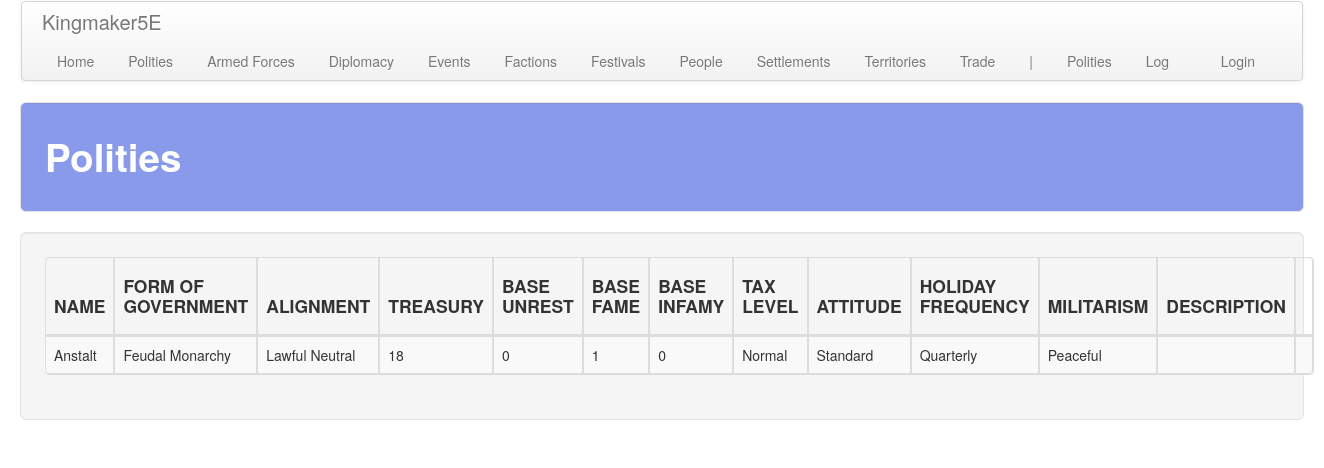
The app's page /polity/, older data.
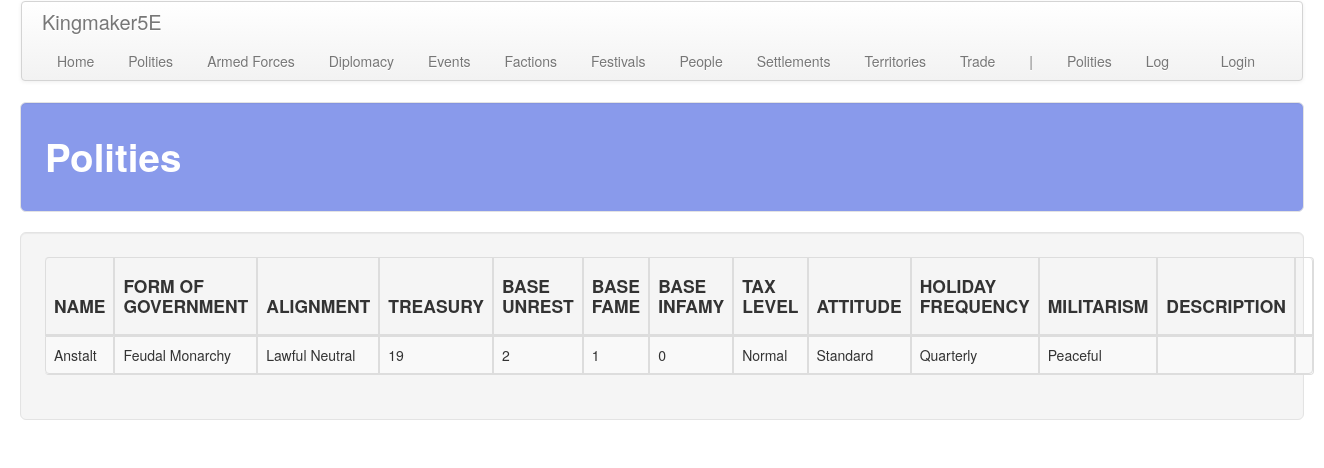
The same page, newer data.
### polity/models.py (models this page shows, shortened)
class Polity(models.Model):
    name = models.CharField(max_length=default_max_length)
    government = models.ForeignKey(
        Government, on_delete=models.CASCADE,
        related_name='polity', related_query_name='polity')
    alignment_lc = models.ForeignKey(
        AlignmentLC, on_delete=models.CASCADE,
        related_name='polity', related_query_name='polity')
    alignment_ge = models.ForeignKey(
        AlignmentGE, on_delete=models.CASCADE,
        related_name='polity', related_query_name='polity')
    treasury = models.IntegerField(default=0)
    unrest = models.IntegerField(default=0)
    fame = models.IntegerField(default=0)
    infamy = models.IntegerField(default=0)
    desc = models.TextField(default="", blank=True)
    tax_edict = models.ForeignKey(
        'core.TaxEdict', on_delete=models.CASCADE,
        related_name='polity', related_query_name='polity')
    promotion_edict = models.ForeignKey(
        'core.PromotionEdict', on_delete=models.CASCADE,
        related_name='polity', related_query_name='polity')
    holiday_edict = models.ForeignKey(
        'core.HolidayEdict', on_delete=models.CASCADE,
        related_name='polity', related_query_name='polity')
    recruitment_edict = models.ForeignKey(
        'core.RecruitmentEdict', on_delete=models.CASCADE,
        related_name='polity', related_query_name='polity')
    ruler_attribute_1 = models.ForeignKey(
        Attribute, on_delete=models.SET_NULL, null=True, blank=True,
        related_name='polity_ruler_1', related_query_name='polity_ruler_1')
    ruler_attribute_2 = models.ForeignKey(
        Attribute, on_delete=models.SET_NULL, null=True, blank=True,
        related_name='polity_ruler_2', related_query_name='polity_ruler_2')
    ruler_attribute_3 = models.ForeignKey(
        Attribute, on_delete=models.SET_NULL, null=True, blank=True,
        related_name='polity_ruler_3', related_query_name='polity_ruler_3')
    spymaster_attribute = models.ForeignKey(
        Attribute, on_delete=models.SET_NULL, null=True, blank=True,
        related_name='polity_spymaster', related_query_name='polity_spymaster')

class Government(models.Model):
    name = models.CharField(max_length=default_max_length)
    desc = models.TextField(default="", blank=True)
    eco_bonus = models.IntegerField(default=0)
    loy_bonus = models.IntegerField(default=0)
    sta_bonus = models.IntegerField(default=0)
    fam_bonus = models.IntegerField(default=0)
    inf_bonus = models.IntegerField(default=0)
    cor_bonus = models.IntegerField(default=0)
    cri_bonus = models.IntegerField(default=0)
    law_bonus = models.IntegerField(default=0)
    lor_bonus = models.IntegerField(default=0)
    pro_bonus = models.IntegerField(default=0)
    soc_bonus = models.IntegerField(default=0)

class AlignmentLC(models.Model):
    name = models.CharField(max_length=default_max_length)
    eco_bonus = models.IntegerField(default=0)
    loy_bonus = models.IntegerField(default=0)
    sta_bonus = models.IntegerField(default=0)
    fam_bonus = models.IntegerField(default=0)
    inf_bonus = models.IntegerField(default=0)
    cor_bonus = models.IntegerField(default=0)
    cri_bonus = models.IntegerField(default=0)
    law_bonus = models.IntegerField(default=0)
    lor_bonus = models.IntegerField(default=0)
    pro_bonus = models.IntegerField(default=0)
    soc_bonus = models.IntegerField(default=0)

class AlignmentGE(models.Model):
    name = models.CharField(max_length=default_max_length)
    eco_bonus = models.IntegerField(default=0)
    loy_bonus = models.IntegerField(default=0)
    sta_bonus = models.IntegerField(default=0)
    fam_bonus = models.IntegerField(default=0)
    inf_bonus = models.IntegerField(default=0)
    cor_bonus = models.IntegerField(default=0)
    cri_bonus = models.IntegerField(default=0)
    law_bonus = models.IntegerField(default=0)
    lor_bonus = models.IntegerField(default=0)
    pro_bonus = models.IntegerField(default=0)
    soc_bonus = models.IntegerField(default=0)

### core/models.py (models this page shows, shortened)
class TaxEdict(models.Model):
    tax_level = models.CharField(max_length=default_max_length)
    revenue_divisor = models.FloatField()
    eco_bonus = models.IntegerField()
    loy_bonus = models.IntegerField()

class PromotionEdict(models.Model):
    attitude = models.CharField(max_length=default_max_length)
    hex_claims = models.IntegerField()
    eco_bonus = models.IntegerField()
    loy_bonus = models.IntegerField()
    sta_bonus = models.IntegerField()
    con_bonus = models.IntegerField()
    con_dice = models.IntegerField(null=True, blank=True)

class HolidayEdict(models.Model):
    frequency = models.CharField(max_length=default_max_length)
    eco_bonus = models.IntegerField()
    loy_bonus = models.IntegerField()
    con_bonus = models.IntegerField()
    con_dice = models.IntegerField(null=True, blank=True)

class RecruitmentEdict(models.Model):
    militarism = models.CharField(max_length=default_max_length)
    manpower_mult = models.FloatField()
    elites_mult = models.FloatField()
    fam_bonus = models.IntegerField()
    inf_bonus = models.IntegerField()
    def_bonus = models.IntegerField()
    eco_bonus = models.IntegerField()
    soc_bonus = models.IntegerField()

### polity/views.py (the view)
# urls.py: path('', views.polities, name='polities'),
def polities(request):
    return show_all_items(
        request, app_name, a_obj, a_plural, sort='name'
    )

### polity/templates/polity/polities.html (shortened to what this page needs)
<!DOCTYPE html>
{% extends 'polity/base.html' %}
{% block table_header %}
    <th class="th_ccell"><h4>NAME</h4></th>
    <th class="th_ccell"><h4>FORM OF GOVERNMENT</h4></th>
    <th class="th_ccell"><h4>ALIGNMENT</h4></th>
    <th class="th_ccell"><h4>TREASURY</h4></th>
    <th class="th_ccell"><h4>BASE UNREST</h4></th>
    <th class="th_ccell"><h4>BASE FAME</h4></th>
    <th class="th_ccell"><h4>BASE INFAMY</h4></th>
    <th class="th_ccell"><h4>TAX LEVEL</h4></th>
    <th class="th_ccell"><h4>ATTITUDE</h4></th>
    <th class="th_ccell"><h4>HOLIDAY FREQUENCY</h4></th>
    <th class="th_ccell"><h4>MILITARISM</h4></th>
    <th class="th_ccell"><h4>DESCRIPTION</h4></th>
    <th class="th_ccell"><h4></h4></th>
{% endblock %}
{% block table_body %}
    {% for polity in polities %}
        <tr class="clickable-object" style="cursor: pointer;" data-href="{% url 'polity:polity_details' pk=polity.pk %}">
            <td class="tb_ccell">{{ polity.name }}</td>
            <td class="tb_ccell">{{ polity.government.name }}</td>
            <td class="tb_ccell">
                {% if polity.alignment_lc.name == "Neutral" and polity.alignment_ge.name == "Neutral" %}
                    True Neutral
                {% else %}
                    {{ polity.alignment_lc.name }} {{ polity.alignment_ge.name }}
                {% endif %}
            </td>
            <td class="tb_ccell">{{ polity.treasury }}</td>
            <td class="tb_ccell">{{ polity.unrest }}</td>
            <td class="tb_ccell">{{ polity.fame }}</td>
            <td class="tb_ccell">{{ polity.infamy }}</td>
            <td class="tb_ccell">{{ polity.tax_edict.tax_level }}</td>
            <td class="tb_ccell">{{ polity.promotion_edict.attitude }}</td>
            <td class="tb_ccell">{{ polity.holiday_edict.frequency }}</td>
            <td class="tb_ccell">{{ polity.recruitment_edict.militarism }}</td>
            <td class="tb_ccell">{{ polity.desc }}</td>
            <td class="tb_ccell">
            </td>
        </tr>
    {% endfor %}
{% endblock %}

Row changes from the older to the newer data that the page shows:
changed Polity "Anstalt": treasury "18" → "19"; unrest "0" → "2"
